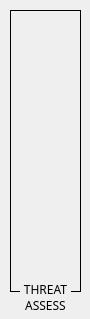
<?xml version="1.0" encoding="UTF-8"?>
<ui version="4.0">
 <class>zone_threat</class>
 <widget class="QWidget" name="zone_threat">
  <property name="geometry">
   <rect>
    <x>0</x>
    <y>0</y>
    <width>90</width>
    <height>319</height>
   </rect>
  </property>
  <property name="minimumSize">
   <size>
    <width>90</width>
    <height>319</height>
   </size>
  </property>
  <property name="maximumSize">
   <size>
    <width>90</width>
    <height>319</height>
   </size>
  </property>
  <property name="windowTitle">
   <string>Form</string>
  </property>
  <widget class="QFrame" name="frame">
   <property name="geometry">
    <rect>
     <x>10</x>
     <y>10</y>
     <width>71</width>
     <height>282</height>
    </rect>
   </property>
   <property name="frameShape">
    <enum>QFrame::Box</enum>
   </property>
   <property name="frameShadow">
    <enum>QFrame::Plain</enum>
   </property>
   <layout class="QVBoxLayout" name="verticalLayout_2">
    <item>
     <widget class="QPushButton" name="THREAT_RESET">
      <property name="minimumSize">
       <size>
        <width>50</width>
        <height>50</height>
       </size>
      </property>
      <property name="maximumSize">
       <size>
        <width>50</width>
        <height>50</height>
       </size>
      </property>
      <property name="styleSheet">
       <string notr="true">QPushButton {image: url(':/threat/img/Threat/reset.png')}
QPushButton:checked {image: url(':/threat/img/Threat/reset_pressed.png')}</string>
      </property>
      <property name="text">
       <string/>
      </property>
      <property name="checkable">
       <bool>false</bool>
      </property>
      <property name="autoExclusive">
       <bool>true</bool>
      </property>
      <property name="flat">
       <bool>true</bool>
      </property>
      <attribute name="buttonGroup">
       <string notr="true">buttonGroup</string>
      </attribute>
     </widget>
    </item>
    <item>
     <widget class="QPushButton" name="THREAT_MIN">
      <property name="minimumSize">
       <size>
        <width>50</width>
        <height>50</height>
       </size>
      </property>
      <property name="maximumSize">
       <size>
        <width>50</width>
        <height>50</height>
       </size>
      </property>
      <property name="styleSheet">
       <string notr="true">QPushButton {image: url(':/threat/img/Threat/15_min.png')}
QPushButton:checked {image: url(':/threat/img/Threat/15_min_pressed.png')}</string>
      </property>
      <property name="text">
       <string/>
      </property>
      <property name="checkable">
       <bool>true</bool>
      </property>
      <property name="autoExclusive">
       <bool>true</bool>
      </property>
      <property name="flat">
       <bool>true</bool>
      </property>
      <attribute name="buttonGroup">
       <string notr="true">buttonGroup</string>
      </attribute>
     </widget>
    </item>
    <item>
     <widget class="QPushButton" name="THREAT_6MIN">
      <property name="minimumSize">
       <size>
        <width>50</width>
        <height>50</height>
       </size>
      </property>
      <property name="maximumSize">
       <size>
        <width>50</width>
        <height>50</height>
       </size>
      </property>
      <property name="styleSheet">
       <string notr="true">QPushButton {image: url(':/threat/img/Threat/6_min.png')}
QPushButton:checked {image: url(':/threat/img/Threat/6_min_pressed.png')}</string>
      </property>
      <property name="text">
       <string/>
      </property>
      <property name="checkable">
       <bool>true</bool>
      </property>
      <property name="autoExclusive">
       <bool>true</bool>
      </property>
      <property name="flat">
       <bool>true</bool>
      </property>
      <attribute name="buttonGroup">
       <string notr="true">buttonGroup</string>
      </attribute>
     </widget>
    </item>
    <item>
     <widget class="QPushButton" name="THREAT_30SEC">
      <property name="minimumSize">
       <size>
        <width>50</width>
        <height>50</height>
       </size>
      </property>
      <property name="maximumSize">
       <size>
        <width>50</width>
        <height>50</height>
       </size>
      </property>
      <property name="styleSheet">
       <string notr="true">QPushButton {image: url(':/threat/img/Threat/30_sec.png')}
QPushButton:checked {image: url(':/threat/img/Threat/30_sec_pressed.png')}</string>
      </property>
      <property name="text">
       <string/>
      </property>
      <property name="checkable">
       <bool>true</bool>
      </property>
      <property name="autoExclusive">
       <bool>true</bool>
      </property>
      <property name="flat">
       <bool>true</bool>
      </property>
      <attribute name="buttonGroup">
       <string notr="true">buttonGroup</string>
      </attribute>
     </widget>
    </item>
    <item>
     <widget class="QPushButton" name="THREAT_12SEC">
      <property name="enabled">
       <bool>true</bool>
      </property>
      <property name="minimumSize">
       <size>
        <width>50</width>
        <height>50</height>
       </size>
      </property>
      <property name="maximumSize">
       <size>
        <width>50</width>
        <height>50</height>
       </size>
      </property>
      <property name="styleSheet">
       <string notr="true">QPushButton {image: url(':/threat/img/Threat/12_sec.png')}
QPushButton:checked {image: url(':/threat/img/Threat/12_sec_pressed.png')}</string>
      </property>
      <property name="text">
       <string/>
      </property>
      <property name="checkable">
       <bool>true</bool>
      </property>
      <property name="autoExclusive">
       <bool>true</bool>
      </property>
      <property name="flat">
       <bool>true</bool>
      </property>
      <attribute name="buttonGroup">
       <string notr="true">buttonGroup</string>
      </attribute>
     </widget>
    </item>
   </layout>
  </widget>
  <widget class="QLabel" name="label">
   <property name="geometry">
    <rect>
     <x>20</x>
     <y>284</y>
     <width>51</width>
     <height>27</height>
    </rect>
   </property>
   <property name="font">
    <font>
     <family>Bahnschrift</family>
    </font>
   </property>
   <property name="autoFillBackground">
    <bool>true</bool>
   </property>
   <property name="text">
    <string>THREAT ASSESS</string>
   </property>
   <property name="alignment">
    <set>Qt::AlignCenter</set>
   </property>
   <property name="wordWrap">
    <bool>true</bool>
   </property>
  </widget>
 </widget>
 <resources/>
 <connections/>
 <buttongroups>
  <buttongroup name="buttonGroup">
   <property name="exclusive">
    <bool>false</bool>
   </property>
  </buttongroup>
 </buttongroups>
</ui>
